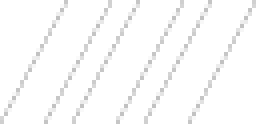
#> input picture .claude/skills/project-showcase/template/assets/taiger-emblem.png, 64 x 31 px (shown 4 times larger)
$ python -i build.py   (imports and definitions only)
#> lines starting #> are read from the running program, lines starting #| are printed output that depends on the picture
"""Explore view builder: one IFC + a small project.json -> a static 3D viewer folder.

    python build.py path/to/project.json [--force]

Steps (each one cached in the project's work folder, --force redoes them):
  1. ifc_to_obj.py (the stills pipeline's converter): IFC -> model.obj + scene.json
  2. storey containment from the IFC (which storey each element belongs to, storey heights from placements)
  3. finishes: every IFC material resolved against the finishes sources in project.json, in order
     (spec library export first). Unresolved materials become a labelled neutral placeholder.
  4. split model.obj into one OBJ per storey (Y-up, box-mapped UVs for finishes that have a texture AND
     a verified real-world size), then gltfpack: meshopt compression + 16-bit positions -> storey .glb
  5. explore.json (storeys, hero rooms, camera presets, finishes legend) and the viewer files

Normal Python with ifcopenshell and Pillow. Node for gltfpack (npm install in this folder).
"""
import argparse, csv, json, math, os, re, shutil, subprocess, sys, datetime

HERE = os.path.dirname(os.path.abspath(__file__))
SCRIPTS = os.path.normpath(os.path.join(HERE, "..", "scripts"))
PLACEHOLDER = "#c9c7c1"  # neutral, labelled "placeholder" in the viewer legend
GLASS_RX = re.compile(r"glass|glaz|^\W?GLS?[\s\-_]?\d", re.I)
NOT_GLASS_RX = re.compile(r"solar|miele|appliance|mirror", re.I)  # opaque glass products
is_glass = lambda m: bool(GLASS_RX.search(m)) and not NOT_GLASS_RX.search(m)


def slug(s):
    return re.sub(r"[^a-z0-9]+", "-", s.lower()).strip("-") or "x"


def run(cmd, **kw):
    print(">", " ".join('"%s"' % c if " " in c else c for c in cmd), flush=True)
    subprocess.run(cmd, check=True, **kw)


def fresh(out, *inputs):
    return os.path.exists(out) and all(os.path.getmtime(out) >= os.path.getmtime(i) for i in inputs if os.path.exists(i))


# ---------- 1. geometry
# [86 lines left out: functions convert, containment, not called in this run]


# ---------- 3. finishes
CODE_RX = re.compile(r"(?<![A-Z])([A-Z]{1,4})[\s\-_]*(\d{1,3})([A-Z]?)(?![0-9])")


# [8 lines left out: function codes, not called in this run]


def mean_colour(path):
#> called with path = '../template/assets/taiger-emblem.png'
    from PIL import Image
    im = Image.open(path).convert("RGB").resize((64, 64))
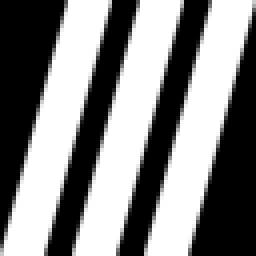
#> im: PIL image 64x64 RGB (shown 4 times larger); min 0, max 255, mean 133.1
    px = list(im.get_flattened_data()) if hasattr(im, "get_flattened_data") else list(im.getdata())
#> px = 4096 items, first 6: (0, 0, 0), (0, 0, 0), (0, 0, 0), (0, 0, 0), (0, 0, 0), (0, 0, 0)
    lin = lambda c: (c / 255 / 12.92) if c / 255 <= 0.04045 else ((c / 255 + 0.055) / 1.055) ** 2.4
    m = [sum(lin(p[i]) for p in px) / len(px) for i in range(3)]  # average in linear light, not sRGB
#> m = [0.499, 0.499, 0.499]
    srgb = lambda v: 12.92 * v if v <= 0.0031308 else 1.055 * v ** (1 / 2.4) - 0.055
    return "#%02x%02x%02x" % tuple(round(min(1, srgb(v)) * 255) for v in m)


# [47 lines left out: function resolve_finishes, not called in this run]


# ---------- 4. split + pack
def lin(hexc):
    h = hexc.lstrip("#")
    return [(c / 12.92) if c <= 0.04045 else ((c + 0.055) / 1.055) ** 2.4 for c in (int(h[i:i + 2], 16) / 255 for i in (0, 2, 4))]


# [114 lines left out: functions split_obj, pack, not called in this run]


# ---------- 5. explore.json + viewer
def to_y(p):  # model Z-up -> viewer Y-up
    return [round(p[0], 3), round(p[2], 3), round(-p[1], 3)]


# [229 lines left out: functions room_camera, room_triangles, raycast, scout_camera, build, not called in this run]


# [8 lines not run here, left out]

>>> result = mean_colour('../template/assets/taiger-emblem.png')
#> result = '#bbbbbb'
